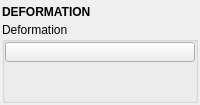
<?xml version="1.0" encoding="UTF-8"?>
<ui version="4.0">
 <class>QtUi</class>
 <widget class="QMainWindow" name="QtUi">
  <property name="enabled">
   <bool>true</bool>
  </property>
  <property name="geometry">
   <rect>
    <x>0</x>
    <y>0</y>
    <width>200</width>
    <height>105</height>
   </rect>
  </property>
  <property name="tabShape">
   <enum>QTabWidget::Triangular</enum>
  </property>
  <property name="dockNestingEnabled">
   <bool>true</bool>
  </property>
  <property name="dockOptions">
   <set>QMainWindow::AllowNestedDocks|QMainWindow::AllowTabbedDocks|QMainWindow::AnimatedDocks|QMainWindow::ForceTabbedDocks</set>
  </property>
  <widget class="QWidget" name="central_widget">
   <property name="minimumSize">
    <size>
     <width>200</width>
     <height>0</height>
    </size>
   </property>
   <layout class="QVBoxLayout" name="verticalLayout_2">
    <property name="leftMargin">
     <number>2</number>
    </property>
    <property name="topMargin">
     <number>2</number>
    </property>
    <property name="rightMargin">
     <number>2</number>
    </property>
    <property name="bottomMargin">
     <number>2</number>
    </property>
    <property name="spacing">
     <number>2</number>
    </property>
    <item>
     <layout class="QVBoxLayout" name="verticalLayout">
      <property name="spacing">
       <number>0</number>
      </property>
      <item>
       <widget class="Header" name="header">
        <property name="minimumSize">
         <size>
          <width>0</width>
          <height>20</height>
         </size>
        </property>
        <property name="font">
         <font>
          <weight>75</weight>
          <bold>true</bold>
         </font>
        </property>
        <property name="text">
         <string>DEFORMATION</string>
        </property>
       </widget>
      </item>
      <item>
       <widget class="QGroupBox" name="groupBox">
        <property name="enabled">
         <bool>true</bool>
        </property>
        <property name="title">
         <string>Deformation</string>
        </property>
        <layout class="QVBoxLayout" name="verticalLayout_3">
         <property name="spacing">
          <number>1</number>
         </property>
         <property name="leftMargin">
          <number>0</number>
         </property>
         <property name="topMargin">
          <number>0</number>
         </property>
         <property name="rightMargin">
          <number>0</number>
         </property>
         <property name="bottomMargin">
          <number>0</number>
         </property>
         <item>
          <widget class="PushButton" name="tb001">
           <property name="enabled">
            <bool>true</bool>
           </property>
           <property name="minimumSize">
            <size>
             <width>0</width>
             <height>20</height>
            </size>
           </property>
           <property name="maximumSize">
            <size>
             <width>16777215</width>
             <height>20</height>
            </size>
           </property>
           <property name="toolTip">
            <string/>
           </property>
           <property name="text">
            <string/>
           </property>
           <property name="iconSize">
            <size>
             <width>18</width>
             <height>18</height>
            </size>
           </property>
          </widget>
         </item>
         <item>
          <spacer name="verticalSpacer">
           <property name="orientation">
            <enum>Qt::Vertical</enum>
           </property>
           <property name="sizeHint" stdset="0">
            <size>
             <width>0</width>
             <height>10</height>
            </size>
           </property>
          </spacer>
         </item>
        </layout>
       </widget>
      </item>
     </layout>
    </item>
   </layout>
  </widget>
 </widget>
 <customwidgets>
  <customwidget>
   <class>Header</class>
   <extends>QLabel</extends>
   <header>uitk.widgets.header.Header.h</header>
  </customwidget>
  <customwidget>
   <class>PushButton</class>
   <extends>QPushButton</extends>
   <header>widgets.pushbutton.h</header>
  </customwidget>
 </customwidgets>
 <resources/>
 <connections/>
 <designerdata>
  <property name="gridDeltaX">
   <number>5</number>
  </property>
  <property name="gridDeltaY">
   <number>5</number>
  </property>
  <property name="gridSnapX">
   <bool>true</bool>
  </property>
  <property name="gridSnapY">
   <bool>true</bool>
  </property>
  <property name="gridVisible">
   <bool>true</bool>
  </property>
 </designerdata>
</ui>
